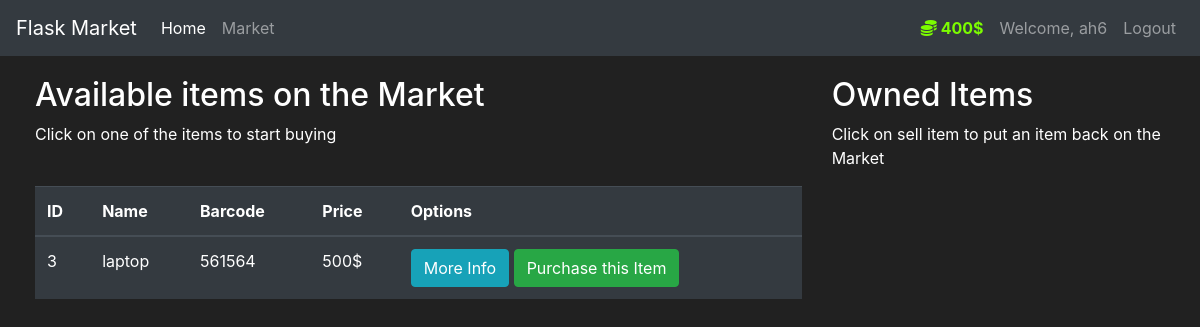
Page /market (signed in) on the committed database.
### market/models.py (models this page shows, shortened)
class User(db.Model, UserMixin):
    id = db.Column(db.Integer(), primary_key=True)
    username = db.Column(db.String(length=30), nullable=False,unique=True)
    email_address = db.Column(db.String(length=50), nullable=False,unique=True)
    password_hash = db.Column(db.String(length=60),  nullable=False)
    budget =  db.Column(db.Integer(), nullable=False, default=1000)
    items = db.relationship('Item', backref='owned_user', lazy=True) ###### understand #### ##relationship###
    @property
    def prettier_budget(self):
        if len(str(self.budget)) >= 4:
            return f'{str(self.budget)[:-3]},{str(self.budget)[-3:]}$'
        else:
            return f"{self.budget}$"
    @property
    def password(self):
        return self.password

class Item(db.Model):
    id = db.Column(db.Integer(), primary_key=True)
    name = db.Column(db.String(length=30), nullable=False, unique=True)
    price = db.Column(db.Integer(), nullable=False)
    barcode = db.Column(db.String(length=12), nullable=False, unique=True)
    description = db.Column(db.String(length=1024), nullable=False, unique=True)
    owner = db.Column(db.Integer(), db.ForeignKey('user.id'))  ##### understand ##### ##relationship###

### market/routes.py (the view, shortened to what this page needs)
@app.route('/market', methods=['GET', 'POST'])
@login_required
def market_page():
    purchase_form = PurchaseItemForm()
    if request.method == "GET":
        items = Item.query.filter_by(owner=None)
        return render_template('market.html', items=items, purchase_form=purchase_form)

### market/models.py (called while the page is built)
@login_manager.user_loader
def load_user(user_id):
    return User.query.get(int(user_id))

### market/templates/market.html (shortened to what this page needs)
{% extends 'base.html' %}
{% block content %}
<div class="row" style="margin-top:20px; margin-left:20px">
   <div class="col-8">
       <h2>Available items on the Market</h2>
       <p>Click on one of the items to start buying</p>
       <br>
      <table class="table table-hover table-dark">
         <thead>
            <tr>
               <th scope="col">ID</th>
               <th scope="col">Name</th>
               <th scope="col">Barcode</th>
               <th scope="col">Price</th>
               <th scope="col">Options</th>
            </tr>
         </thead>
         <tbody>
            {% for item in items %}
            <tr>
               <td>{{ item.id }}</td>
               <td>{{ item.name }}</td>
               <td>{{ item.barcode }}</td>
               <td>{{ item.price }}$</td>
               <td>
                  <button class="btn btn-outline btn-info" data-toggle="modal" data-target="#Modal-MoreInfo-{{ item.id }}">More Info</button>
                  <button class="btn btn-outline btn-success" data-toggle="modal" data-target="#Modal-PurchaseConfirm-{{ item.id }}">Purchase this Item</button>
               </td>
            </tr>
            {% endfor %}
         </tbody>
      </table>
   </div>
   <div class="col-4">
        <h2>Owned Items</h2>
        <p>Click on sell item to put an item back on the Market</p>
        <br>
   </div>
</div>
{% endblock %}

### market/templates/base.html (shortened to what this page needs)
<!doctype html>
<html lang="en">
   <head>
      <link rel="stylesheet" href="https://cdn.jsdelivr.net/npm/bootstrap@4.5.3/dist/css/bootstrap.min.css">
   </head>
   <body>
    <nav class="navbar navbar-expand-md navbar-dark bg-dark">
      <a class="navbar-brand" href="{{ url_for('home_page') }}">Flask Market</a>
      <div class="collapse navbar-collapse" id="navbarNav">
        <ul class="navbar-nav mr-auto">
            <li class="nav-item active">
                <a class="nav-link" href="{{ url_for('home_page') }}">Home <span class="sr-only">(current)</span></a>
            </li>
            <li class="nav-item">
                <a class="nav-link" href="{{ url_for('market_page') }}">Market</a>
            </li>
        </ul>
          {% if current_user.is_authenticated %}
            <ul class="navbar-nav">
                <li class="nav-item">
                    <a class="nav-link" style="color: lawngreen; font-weight: bold">
                        <i class="fas fa-coins"></i>
                        {{ current_user.prettier_budget }}
                    </a>
                </li>
                <li class="nav-item">
                    <a class="nav-link">Welcome, {{ current_user.username }}</a>
                </li>
                <li class="nav-item">
                    <a class="nav-link" href="{{ url_for('logout_page') }}">Logout</a>
                </li>
            </ul>
          {% endif %}
      </div>
    </nav>
      {% block content %}
      {% endblock %}
   </body>
</html>

### market/templates/base.html (style rules this page uses)
body { background-color: #212121; color: white }

### rows in the picture
User: prettier_budget "400$", username "ah6"
Item: id "3", name "laptop", barcode "561564", price "500"
